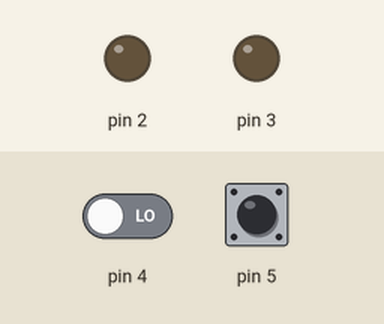
A sketch run on a simulated Arduino Uno, built with avr-gcc and run on an emulated ATmega328P. Shown: output pins drawn as LEDs (lit = HIGH). The test bench sets the inputs (shaded band); at power-on: pin 4 LOW, pin 5 LOW.

Above: at 1.2 s.
1.3 s: pin 4 driven HIGH
At 1.9 s:
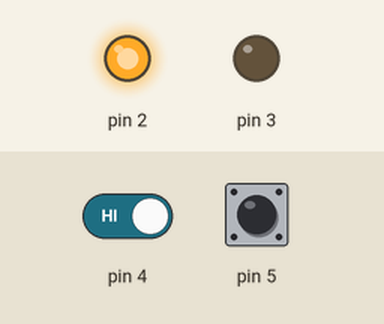
2.8 s: pin 5 driven HIGH
At 4.0 s:
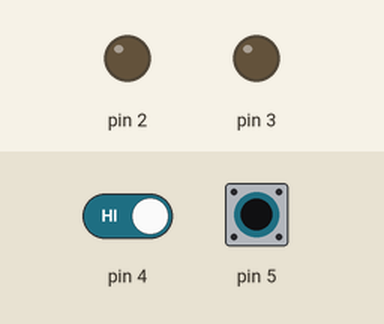
4.3 s: pin 5 pulsed LOW 5 times (0.12 s each, 0.3 s apart)
At 5.9 s:
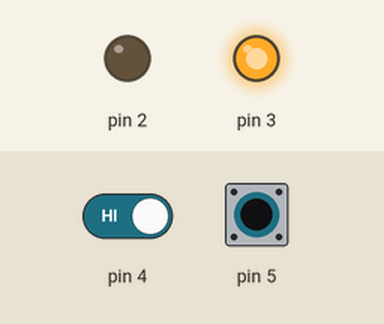
Timing chart, 0 to 37.1 s (numbered marks = the images above; inputs shaded):
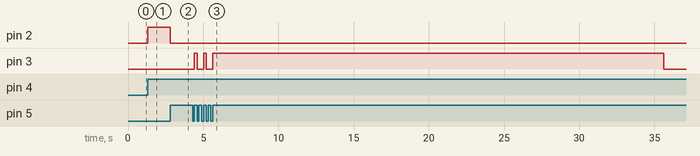

Measured:
- after the input at 1.3 s, pin 2: LOW → HIGH at once
- after the input at 2.8 s, pin 2: HIGH → LOW at once
- after the input at 4.3 s, pin 3: goes HIGH 0.18 s, LOW 0.42 s, HIGH 0.18 s, LOW 0.42 s, HIGH 30.0 s, then LOW, starting after 0.12 s

The sketch:

rollershutterone.ino
```cpp
typedef enum {STOP, PAUSE, UP_STEP, UP_CONT, DN_STEP, DN_CONT} shutter_state_t;

typedef struct {
  shutter_state_t state;
  unsigned long timestamp;
  uint8_t btn_up;
  uint8_t btn_up_prev;
  uint8_t btn_dn;
  uint8_t btn_dn_prev;
  int driver_up;
  int driver_dn;
  int button_up;
  int button_dn;
} shutter_t;

shutter_t s1_;


const unsigned long TIME_PAUSE_MS = 400;
const unsigned long TIME_STEP_MS = 400;
const unsigned long TIME_CONT_MS = 30000;

void setup(){
  unsigned long now = millis();

  s1_.state = STOP;
  s1_.timestamp = now;
  s1_.btn_up = LOW;
  s1_.btn_up_prev = LOW;
  s1_.btn_dn = LOW;
  s1_.btn_dn_prev = LOW;
  s1_.driver_up = 2;
  s1_.driver_dn = 3;
  s1_.button_up = 4;
  s1_.button_dn = 5;
  pinMode(s1_.driver_up,OUTPUT);
  pinMode(s1_.driver_dn,OUTPUT);
  pinMode(s1_.button_up,INPUT);
  pinMode(s1_.button_dn,INPUT);

}


void loop(){
  unsigned long now = millis();

  s1_.btn_dn_prev = s1_.btn_dn;
  s1_.btn_up_prev = s1_.btn_up;
  s1_.btn_up = digitalRead(s1_.button_up);
  s1_.btn_dn = digitalRead(s1_.button_dn);

  switch(s1_.state) {
    case PAUSE:
      digitalWrite(s1_.driver_up, LOW);
      digitalWrite(s1_.driver_dn, LOW);
      if(now > s1_.timestamp + TIME_PAUSE_MS) {
        s1_.state = STOP;
      }
      break;

    case STOP:
      digitalWrite(s1_.driver_up, LOW);
      digitalWrite(s1_.driver_dn, LOW);
      if(s1_.btn_up && (!s1_.btn_up_prev)){
        s1_.state = UP_STEP;
        s1_.timestamp = now;
      }
      if(s1_.btn_dn && (!s1_.btn_dn_prev)){
        s1_.state = DN_STEP;
        s1_.timestamp = now;
      }
      break;

    case UP_STEP:
      digitalWrite(s1_.driver_up, HIGH);
      digitalWrite(s1_.driver_dn, LOW);
      if(!s1_.btn_up){
        s1_.state = PAUSE;
        s1_.timestamp = now;
      }
      if(now > s1_.timestamp + TIME_STEP_MS){
        s1_.state = UP_CONT;
      }
      break;

    case UP_CONT:
      digitalWrite(s1_.driver_up, HIGH);
      digitalWrite(s1_.driver_dn, LOW);
      if(now > s1_.timestamp + TIME_CONT_MS) {
        s1_.state = PAUSE;
        s1_.timestamp = now;
      }
      if(s1_.btn_up && (!s1_.btn_up_prev)){
        s1_.state = PAUSE;
        s1_.timestamp = now;
      }
      if(s1_.btn_dn && (!s1_.btn_dn_prev)){
        s1_.state = PAUSE;
        s1_.timestamp = now;
      }
      break;

    case DN_STEP:
      digitalWrite(s1_.driver_up, LOW);
      digitalWrite(s1_.driver_dn, HIGH);
      if(!s1_.btn_dn){
        s1_.state = PAUSE;
        s1_.timestamp = now;
      }
      if(now > s1_.timestamp + TIME_STEP_MS){
        s1_.state = DN_CONT;
     }
     break;

    case DN_CONT:
      digitalWrite(s1_.driver_up, LOW);
      digitalWrite(s1_.driver_dn, HIGH);
      if(now > s1_.timestamp + TIME_CONT_MS) {
        s1_.state = PAUSE;
        s1_.timestamp = now;
      }
      if(s1_.btn_up && (!s1_.btn_up_prev)){
        s1_.state = PAUSE;
        s1_.timestamp = now;
      }
      if(s1_.btn_dn && (!s1_.btn_dn_prev)){
        s1_.state = PAUSE;
        s1_.timestamp = now;
      }
      break;
  }
}
```
